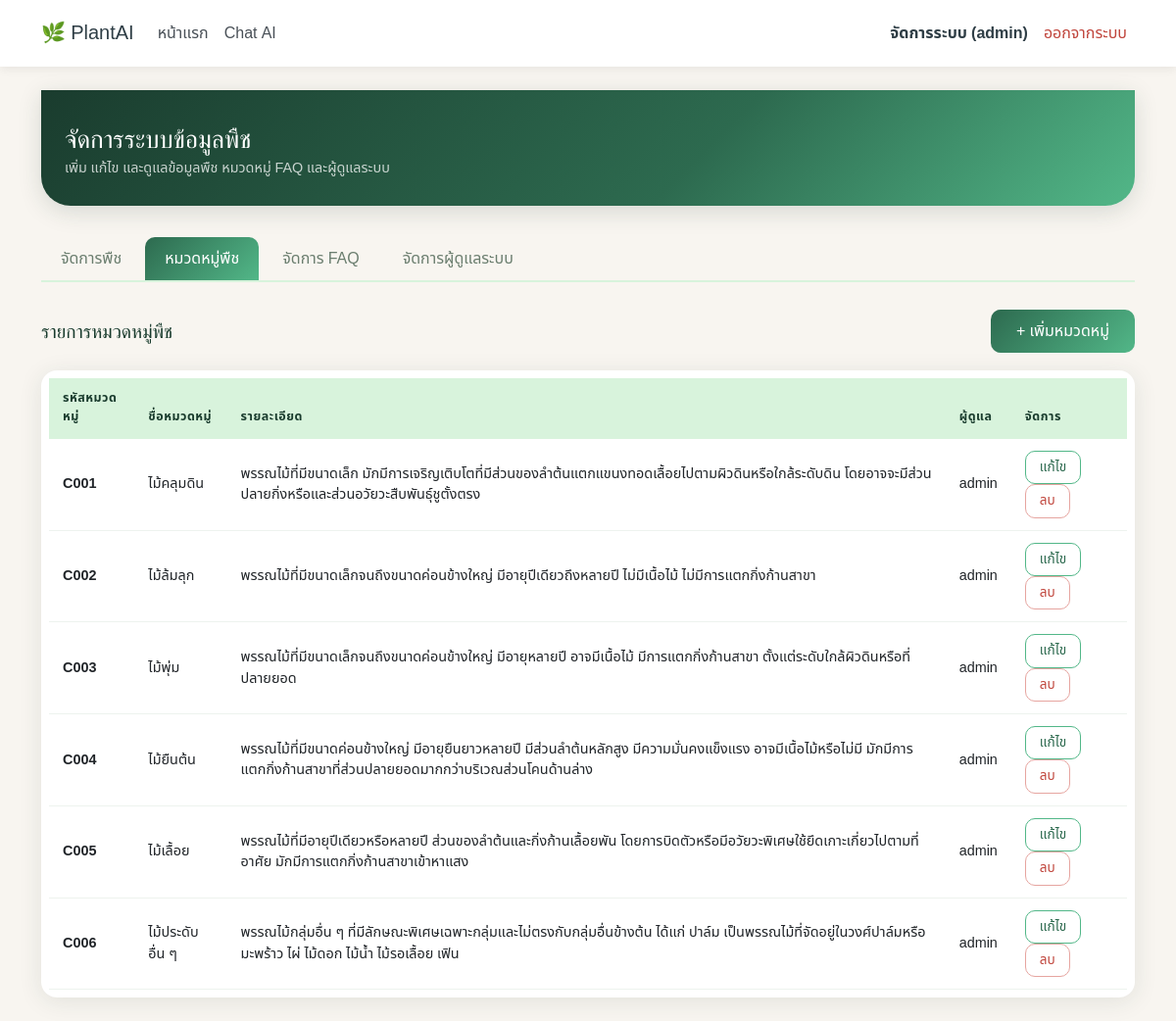
/management/?tab=categories (signed in), run on the app's committed database.
### PlantAI_App/models.py (models this page shows, shortened)
class Admin(models.Model):
    admin_id = models.CharField(primary_key=True, max_length=11, editable=False)
    username = models.CharField(max_length=50, unique=True)  # ชื่อผู้ใช้ ต้องไม่ซ้ำกัน
    email = models.EmailField(max_length=50)
    password = models.CharField(max_length=25)  # ควร hash ด้วย make_password ก่อนบันทึก
    class Meta:
        db_table = "admin"  # กำหนดชื่อตารางจริงใน database เป็น "admin"
        verbose_name = "ผู้ดูแลระบบ"  # ชื่อที่แสดงใน Django admin

class PlantCategory(models.Model):
    category_id = models.CharField(primary_key=True, max_length=11, editable=False)  # เช่น C001
    category_name = models.CharField(max_length=50, unique=True)  # ชื่อหมวดหมู่ เช่น "ไม้เลื้อย"
    detail = models.TextField(blank=True, null=True)  # คำอธิบายหมวดหมู่ (ใส่หรือไม่ใส่ก็ได้)
    admin = models.ForeignKey(
        Admin, db_column="admin_id", on_delete=models.CASCADE,
        related_name="plant_categories"
    )
    class Meta:
        db_table = "plant_category"
        verbose_name = "หมวดหมู่พืช"

### PlantAI_App/views.py (the view)
    def wrapper(request, *args, **kwargs):
        if 'admin_id' not in request.session:
            return redirect('login')
        return view_func(request, *args, **kwargs)

### PlantAI_App/views.py (called while the page is built)
def admin_required(view_func):
    def wrapper(request, *args, **kwargs):
        if 'admin_id' not in request.session:
            return redirect('login')
        return view_func(request, *args, **kwargs)
    return wrapper

@admin_required
def management_view(request):
    tab = request.GET.get('tab', 'plants')  # ค่าเริ่มต้นถ้าไม่ระบุ tab คือ 'plants'
    plants = Plant.objects.select_related('category', 'admin').all()
    categories = PlantCategory.objects.select_related('admin').all()
    faqs = Faq.objects.all()
    admins = Admin.objects.all()
    return render(request, 'management.html', {
        'tab': tab,
        'plants': plants,
        'categories': categories,
        'faqs': faqs,
        'admins': admins,
    })

### PlantAI_App/templates/management.html (shortened to what this page needs)
{% extends 'base.html' %}
{% block content %}
{% load static %}
<link rel="stylesheet" href="{% static 'plants/css/style_admin.css' %}">
<div class="admin-hero">
    <h2>จัดการระบบข้อมูลพืช</h2>
    <p>เพิ่ม แก้ไข และดูแลข้อมูลพืช หมวดหมู่ FAQ และผู้ดูแลระบบ</p>
</div>
<ul class="nav nav-tabs-plant">
    <li class="nav-item">
        <a class="nav-link {% if tab == 'plants' %}active{% endif %}" href="?tab=plants">จัดการพืช</a>
    </li>
    <li class="nav-item">
        <a class="nav-link {% if tab == 'categories' %}active{% endif %}" href="?tab=categories">หมวดหมู่พืช</a>
    </li>
    <li class="nav-item">
        <a class="nav-link {% if tab == 'faqs' %}active{% endif %}" href="?tab=faqs">จัดการ FAQ</a>
    </li>
    <li class="nav-item">
        <a class="nav-link {% if tab == 'admins' %}active{% endif %}" href="?tab=admins">จัดการผู้ดูแลระบบ</a>
    </li>
</ul>
<div class="tab-content">
    {% if tab == 'plants' %}
    <div class="section-header">
        <h4>รายการข้อมูลพืช</h4>
        <a href="{% url 'plant_add' %}" class="btn btn-plant-primary">+ เพิ่มพืช</a>
    </div>
    <div class="table-plant-wrap">
        <table class="table table-plant align-middle">
            <thead>
                <tr>
                    <th>รหัสพืช</th>
                    <th>ชื่อพืช</th>
                    <th>หมวดหมู่</th>
                    <th>แสง / น้ำ / ความชื้น</th>
                    <th>ผู้ดูแลที่บันทึก</th>
                    <th>จัดการ</th>
                </tr>
            </thead>
            <tbody>
                {% for p in plants %}
                <tr>
                    <td><strong>{{ p.plant_id }}</strong></td>
                    <td>{{ p.plant_name }}</td>
                    <td>{{ p.category.category_name }}</td>
                    <td>{{ p.get_light_display }} / {{ p.get_water_display }} / {{ p.get_humidity_display }}</td>
                    <td>{{ p.admin.username }}</td>
                    <td>
                        <a href="{% url 'plant_edit' p.plant_id %}" class="btn btn-plant-warning">แก้ไข</a>
                        <a href="{% url 'plant_delete' p.plant_id %}" class="btn btn-plant-danger" onclick="return confirm('ยืนยันการลบ?')">ลบ</a>
                    </td>
                </tr>
                {% empty %}
                <tr><td colspan="6" class="text-center text-muted py-4">ไม่พบข้อมูลพืช</td></tr>
                {% endfor %}
            </tbody>
        </table>
    </div>
    {% elif tab == 'categories' %}
    <div class="section-header">
        <h4>รายการหมวดหมู่พืช</h4>
        <a href="{% url 'category_add' %}" class="btn btn-plant-primary">+ เพิ่มหมวดหมู่</a>
    </div>
    <div class="table-plant-wrap">
        <table class="table table-plant align-middle">
            <thead>
                <tr>
                    <th>รหัสหมวดหมู่</th>
                    <th>ชื่อหมวดหมู่</th>
                    <th>รายละเอียด</th>
                    <th>ผู้ดูแล</th>
                    <th>จัดการ</th>
                </tr>
            </thead>
            <tbody>
                {% for c in categories %}
                <tr>
                    <td><strong>{{ c.category_id }}</strong></td>
                    <td>{{ c.category_name }}</td>
                    <td>{{ c.detail|default:"-" }}</td>
                    <td>{{ c.admin.username }}</td>
                    <td>
                        <a href="{% url 'category_edit' c.category_id %}" class="btn btn-plant-warning">แก้ไข</a>
                        <a href="{% url 'category_delete' c.category_id %}" class="btn btn-plant-danger" onclick="return confirm('ยืนยันการลบ?')">ลบ</a>
                    </td>
                </tr>
                {% empty %}
                <tr><td colspan="5" class="text-center text-muted py-4">ไม่พบข้อมูลหมวดหมู่</td></tr>
                {% endfor %}
            </tbody>
        </table>
    </div>
    {% endif %}
</div>
{% endblock %}

### PlantAI_App/templates/base.html (shortened to what this page needs)
<!DOCTYPE html>
<html lang="th">
<head>
    {% load static %}
    <link rel="stylesheet" href="{% static 'plants/vendor/bootstrap/css/bootstrap.min.css' %}">
    <link rel="stylesheet" href="{% static 'plants/css/style_base.css' %}">
</head>
<body>
    <nav class="navbar navbar-expand-lg navbar-plant">
        <div class="container">
            <a class="navbar-brand" href="/">🌿 PlantAI</a>
            <div class="collapse navbar-collapse justify-content-between" id="navbarNav">
                <ul class="navbar-nav">
                    <li class="nav-item">
                        <a class="nav-link" href="/">หน้าแรก</a>
                    </li>
                    <li class="nav-item">
                        <a class="nav-link" href="/chat">Chat AI</a>
                    </li>
                </ul>
                <ul class="navbar-nav">
                    {% if request.session.admin_id %}
                        <li class="nav-item">
                            <a href="/management" class="nav-link fw-bold">
                                จัดการระบบ ({{ request.session.admin_username }})
                            </a>
                        </li>
                        <li class="nav-item">
                            <a href="{% url 'logout' %}" class="nav-link text-danger">ออกจากระบบ</a>
                        </li>
                    {% else %}
                        <li class="nav-item">
                            <a class="nav-link" href="{% url 'login' %}">เข้าสู่ระบบผู้ดูแล</a>
                        </li>
                    {% endif %}
                </ul>
            </div>
        </div>
    </nav>
    <div class="container py-4">
        {% block content %}
        {% endblock %}
    </div>
</body>
</html>

### PlantAI_App/static/plants/css/style_base.css (style rules this page uses)
:root { --green-deep: #1a3c2e; --green-mid: #2d6a4f; --green-light: #52b788; --green-pale: #d8f3dc; --cream: #f8f5f0; --brown: #7a5c3a; --text-dark: #1a2e20; --text-muted: #6b7e6f; --shadow-card: 0 4px 24px rgba(26,60,46,0.10); --shadow-hover: 0 8px 32px rgba(26,60,46,0.18); --radius: 16px; --radius-sm: 10px; }
body { background-color: var(--cream); font-family: 'Noto Sans Thai', sans-serif; color: var(--text-dark); }
.navbar-plant { background: #ffffff !important; box-shadow: 0 2px 10px rgba(0, 0, 0, 0.08); padding: 14px 0; }
.navbar-plant .navbar-brand { color: #2f3e46 !important; }
.navbar-plant .nav-link { color: #495057 !important; }
.navbar-plant .nav-link:hover, .navbar-plant .nav-link.fw-bold { color: #2f3e46 !important; }
.navbar-plant .nav-link.text-danger { color: #c0453c !important; }
.btn-plant-primary { background: linear-gradient(135deg, var(--green-mid), var(--green-light)); border: none; color: #fff; border-radius: var(--radius-sm); padding: 10px 26px; font-family: 'Noto Sans Thai', sans-serif; font-weight: 500; transition: transform 0.15s, box-shadow 0.15s; }
.btn-plant-danger { background: #fff; border: 1.5px solid #e6a5a0; color: #c0453c; border-radius: var(--radius-sm); padding: 6px 14px; font-size: 0.85rem; transition: background 0.15s, color 0.15s; }
.btn-plant-warning { background: #fff; border: 1.5px solid var(--green-light); color: var(--green-mid); border-radius: var(--radius-sm); padding: 6px 14px; font-size: 0.85rem; transition: background 0.15s, color 0.15s; }

### PlantAI_App/static/plants/css/style_admin.css (style rules this page uses)
.admin-hero { background: linear-gradient(135deg, var(--green-deep) 0%, var(--green-mid) 60%, var(--green-light) 100%); border-radius: 0 0 30px 30px; padding: 36px 24px 28px; margin-bottom: 32px; box-shadow: 0 6px 24px rgba(26,60,46,0.15); }
.admin-hero h2 { font-family: 'Playfair Display', serif; color: #fff; font-size: 1.6rem; margin-bottom: 2px; }
.admin-hero p { color: rgba(255,255,255,0.75); font-size: 0.9rem; margin: 0; }
.nav-tabs-plant { border-bottom: 2px solid var(--green-pale); margin-bottom: 28px; gap: 4px; }
.nav-tabs-plant .nav-link { border: none; border-radius: var(--radius-sm) var(--radius-sm) 0 0; color: var(--text-muted); font-weight: 500; padding: 10px 20px; transition: all 0.15s; }
.nav-tabs-plant .nav-link.active { background: linear-gradient(135deg, var(--green-mid), var(--green-light)); color: #fff; }
.table-plant-wrap { background: #fff; border-radius: var(--radius); box-shadow: var(--shadow-card); padding: 8px; overflow-x: auto; }
.table-plant { margin-bottom: 0; }
.table-plant thead th { background: var(--green-pale); color: var(--green-deep); font-size: 0.78rem; text-transform: uppercase; letter-spacing: 0.04em; border: none; padding: 12px 14px; }
.table-plant tbody td { padding: 12px 14px; vertical-align: middle; border-color: #edf3ee; font-size: 0.9rem; }
.section-header { display: flex; justify-content: space-between; align-items: center; margin-bottom: 18px; flex-wrap: wrap; gap: 10px; }
.section-header h4 { font-family: 'Playfair Display', serif; color: var(--green-deep); font-size: 1.2rem; margin: 0; }

### data on the page
Admin: session.admin_username "admin"
PlantCategory: category_id "C001", category_name "ไม้คลุมดิน", detail "พรรณไม้ที่มีขนาดเล็ก มักมีการเจริญเติบโตที่มีส่วนของลำต้นแตกแขนงทอดเลื้อยไปตามผิวดินหรือใกล้ระดับดิน โดยอาจจะมีส่วนปลายกิ่งหรือและส่วนอวัยวะสืบพันธุ์ชูตั้งตรง", admin.username "admin"
PlantCategory: category_id "C002", category_name "ไม้ล้มลุก", detail "พรรณไม้ที่มีขนาดเล็กจนถึงขนาดค่อนข้างใหญ่ มีอายุปีเดียวถึงหลายปี ไม่มีเนื้อไม้ ไม่มีการแตกกิ่งก้านสาขา", admin.username "admin"
PlantCategory: category_id "C003", category_name "ไม้พุ่ม", detail "พรรณไม้ที่มีขนาดเล็กจนถึงขนาดค่อนข้างใหญ่ มีอายุหลายปี อาจมีเนื้อไม้ มีการแตกกิ่งก้านสาขา ตั้งแต่ระดับใกล้ผิวดินหรือที่ปลายยอด", admin.username "admin"
PlantCategory: category_id "C004", category_name "ไม้ยืนต้น", detail "พรรณไม้ที่มีขนาดค่อนข้างใหญ่ มีอายุยืนยาวหลายปี มีส่วนลำต้นหลักสูง มีความมั่นคงแข็งแรง อาจมีเนื้อไม้หรือไม่มี มักมีการแตกกิ่งก้านสาขาที่ส่วนปลายยอดมากกว่าบริเวณส่วนโคนด้านล่าง", admin.username "admin"
PlantCategory: category_id "C005", category_name "ไม้เลื้อย", detail "พรรณไม้ที่มีอายุปีเดียวหรือหลายปี ส่วนของลำต้นและกิ่งก้านเลื้อยพัน โดยการบิดตัวหรือมีอวัยวะพิเศษใช้ยึดเกาะเกี่ยวไปตามที่อาศัย มักมีการแตกกิ่งก้านสาขาเข้าหาแสง", admin.username "admin"
PlantCategory: category_id "C006", category_name "ไม้ประดับอื่น ๆ", detail "พรรณไม้กลุ่มอื่น ๆ ที่มีลักษณะพิเศษเฉพาะกลุ่มและไม่ตรงกับกลุ่มอื่นข้างต้น ได้แก่ ปาล์ม เป็นพรรณไม้ที่จัดอยู่ในวงศ์ปาล์มหรือมะพร้าว ไผ่ ไม้ดอก ไม้น้ำ ไม้รอเลื้อย เฟิน", admin.username "admin"
